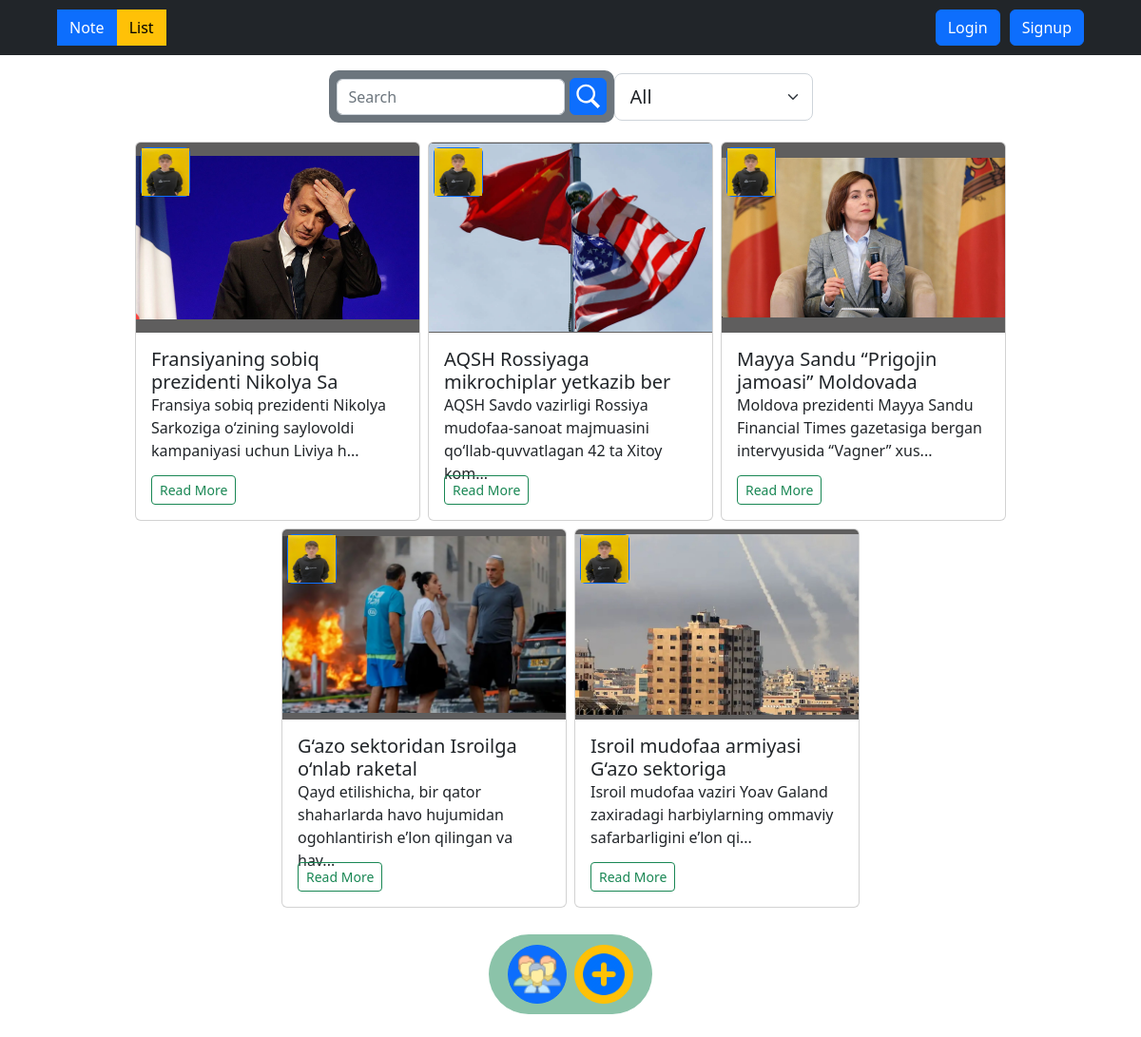
The page / on the database its author committed.
### crud/models.py (models this page shows, shortened)
class Post(models.Model):
    title = models.CharField(max_length=200)
    body = models.TextField()
    img = models.ImageField(upload_to='img/')
    vaqti = models.CharField(max_length=200,default=datetime.date.today)
    categ = models.ForeignKey(Category,on_delete=models.CASCADE,default=1)
    user = models.CharField(max_length=200)
    class Meta:
        ordering = ('-id','-id')

class Profile(models.Model):
    user = models.OneToOneField(User, on_delete=models.CASCADE,auto_created=True)
    image = models.ImageField( upload_to='profiles/' )
    bio = models.TextField()
    jinsi = models.CharField(choices=JINS,max_length=100)
    ages = models.IntegerField()
    numberphone = models.IntegerField(default='998')
    def __str__(self):
        return str( self.user.username)

### crud/views.py (the view)
# urls.py: path('', homepage, name='home'),
def homepage(request):
    q = request.GET.get('q') if request.GET.get('q') !=  None  else ''
    hdata1 = Category.objects.all()
    hdata2 = Post.objects.filter(
        Q(categ__title__icontains=q)|
        Q(title__icontains=q)
        )
    hdata3 = Profile.objects.all()
    users = User.objects.all().order_by('-id')
    mydata = {
        'data1':hdata1,
        'data2':hdata2,
        'data3':hdata3,
        'q':q,
        'users':users,
    }
    return render(request, 'index.html',context=mydata)

### crud/models.py (called while the page is built)
    def __str__(self):
        return self.title

### templates/index.html (shortened to what this page needs)
{% extends 'base.html' %}
{% block content %}
{% load static %}
<center class="d-flex align-items-center justify-content-center flex-wrap">
  <form class="bg-secondary p-2 my-3"  style="border-radius: 10px; gap: 5px; width: 300px; display: flex; align-items: center;" method="GET">
    <input class="form-control"  id="query_item"  type="text" name="q" placeholder="Search">
    <button type="sumbit" class="btn btn-primary py-1 px-1">
    </button>
  </form>
  <select onchange="location.href = `/?q=${this.value}` " style="width: fit-content !important; height: 50px;" class="form-select form-select-lg" aria-label="Default select example">
    <option value="">All</option>
  </select>
</center>
<center>
<div class=" container d-flex justify-content-center m-0 p-1">
<div class="m-0 p-0 d-flex justify-content-center  gap-2 flex-wrap">
 {% for i in data2 %}
    <div style="width: 300px;">
    <div class="card d-flex flex-column align-items-start text-start">
      <img src="/media/{{i.img}}" style="width: 100%; height: 200px; object-fit: contain; background: url(https://www.shutterstock.com/shutterstock/photos/547089406/display_1500/stock-vector-background-black-and-white-squares-547089406.jpg); background-size: 80% 250px ; background-color: rgba(38, 37, 37, 0.738); background-blend-mode:color;" alt="" class="card-img-top">
      <div class="card-body">
{% if i.title|length > 100 %}
<h5 style="height: 40px;" class="card-text">{{i.title|slice:"0:40"}}...</h5>
{% else %}
<h5 style="height: 40px;" class="card-text">{{i.title|slice:"0:40"}}</h5>
{% endif %}
{% if i.body|length > 100 %}
<p style="height: 70px;" class="card-text">{{i.body|slice:"0:90"}}...</p>
{% else %}
<p style="height: 70px;" class="card-text">{{i.body|slice:"0:90"}}</p>
{% endif %}
      <a onclick="user_changehtml(this)" data-bs-toggle="modal" data-bs-target="#staticBackdrop"  data-user="{{i.user}}" data-categ="{{i.categ}}" data-vaqti="{{i.vaqti}}" data-img="/media/{{i.img}}" data-title="{{i.title}}" data-body="{{i.body}}" class="btn btn-outline-success btn-sm">Read More</a>
      {% for y in data3 %}
      {% if y.user.username == i.user %}
      <a href="users/{{y}}" style="position: absolute; top: 5px; left: 5px;"  class="btn btn-primary p-0 "><img width="50" height="50" style=" object-fit:fill;" src="/media/{{y.image}}" alt=""></a>
      {% endif %}
      {% endfor %}
    </div>
     </div>
    </div>
  {% endfor %}
</div>
</div>
<div class="my-4 d-flex  justify-content-center align-content-center gap-2 bg-opacity-50 bg-success " style= " padding: 11px 20px; border-radius: 50px; width: fit-content;">
{% if user.is_authenticated %}
<a data-bs-toggle="modal" data-bs-target="#staticBackdrop1"  class="btn btn-primary" style="border-radius: 50%; padding: 5px;" ><img  src="/static/icons8-people-40.png" width="50" alt=""></a>
<a class="btn btn-warning" style="border-radius: 50%; padding: 5px;" href="postcreate/"><img  src="/static/3507471.png" width="50" alt=""></a>
{% else %}
<a data-bs-toggle="modal" data-bs-target="#staticBackdrop1"  class="btn btn-primary" style="border-radius: 50%; padding: 5px;" ><img  src="/static/icons8-people-40.png" width="50" alt=""></a>
<a class="btn btn-warning" style="border-radius: 50%; padding: 5px;" onclick="alert(`Royhatdan o'ting Keyin post qowa olasiz`)"><img  src="/static/3507471.png" width="50" alt=""></a>
{% endif %}
</div>
</center>
{% endblock content %}

### templates/base.html (shortened to what this page needs)
{% load static %}
<!DOCTYPE html>
<html lang="en">
<head>
    {% include 'link.html' %}
</head>
<body>
<header class="bg-dark" style="display: flex; justify-content: space-between;  align-items: center; padding: 10px 5%;" >
<a href="/"><span style="border-radius: 0 !important;" class="btn btn-primary">Note</span><span class="btn btn-warning" style="border-radius: 0 !important;">List</span></a>
<div style="display: flex; align-items: center; gap: 10px;">
{% if request.user.is_authenticated %}
  <a class="btn btn-danger" href="{% url 'logout' %}">Logout</a>
<a id="user"  type="button" class="btn btn-primary p-0 bor rounded-0" data-bs-toggle="modal" data-bs-target="#modalka" href="">
</a>
{% else %}
  <a class="btn btn-primary"  href="{% url 'login' %}">Login</a>
  <a class="btn btn-primary"  href="{% url 'signup' %}">Signup</a>
{% endif %}
</div>
</header>
{% block content %}
{% endblock content %}
</body>
</html>

### templates/link.html (shortened to what this page needs)
<link href="https://cdn.jsdelivr.net/npm/bootstrap@5.2.3/dist/css/bootstrap.min.css" rel="stylesheet">

### rows shown on the page
Post: img (picture), title "Fransiyaning sobiq prezidenti Nikolya Sa", body "Fransiya sobiq prezidenti Nikolya Sarkoziga o‘zining saylovoldi kampaniyasi uchun Liviya h"
Profile: image (picture)
Post: img (picture), title "AQSH Rossiyaga mikrochiplar yetkazib ber", body "AQSH Savdo vazirligi Rossiya mudofaa-sanoat majmuasini qo‘llab-quvvatlagan 42 ta Xitoy kom"
Post: img (picture), title "Mayya Sandu “Prigojin jamoasi” Moldovada", body "Moldova prezidenti Mayya Sandu Financial Times gazetasiga bergan intervyusida “Vagner” xus"
Post: img (picture), title "G‘azo sektoridan Isroilga o‘nlab raketal", body "Qayd etilishicha, bir qator shaharlarda havo hujumidan ogohlantirish eʼlon qilingan va hav"
Post: img (picture), title "Isroil mudofaa armiyasi G‘azo sektoriga", body "Isroil mudofaa vaziri Yoav Galand zaxiradagi harbiylarning ommaviy safarbarligini e’lon qi"
